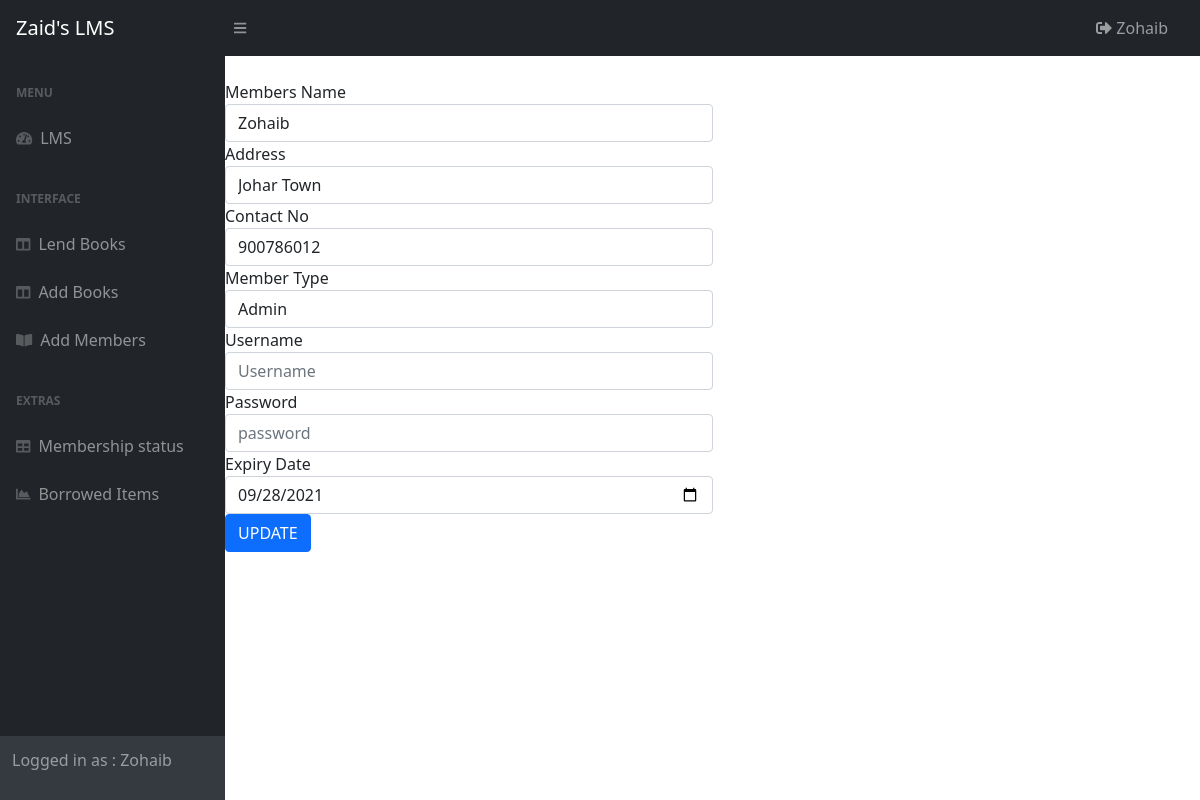
Page /modify_member.php?id=0 (signed in) on the committed database.
### tables this page shows
CREATE TABLE `member` (
  `member_id` int(11) NOT NULL,
  `name` varchar(255) NOT NULL,
  `address` varchar(255) NOT NULL,
  `contact_no` int(11) NOT NULL,
  `member_type` varchar(255) NOT NULL,
  `expiry_date` date NOT NULL,
  `created_at` timestamp NOT NULL DEFAULT CURRENT_TIMESTAMP,
  `username` varchar(255) NOT NULL,
  `password` varchar(255) NOT NULL
);

### modify_member.php (the view, shortened to what this page needs)
?><!DOCTYPE html>
<html lang="en">
    <head>
        <link href="https://cdn.jsdelivr.net/npm/simple-datatables@latest/dist/style.css" rel="stylesheet" />
        <link href="css/styles.css" rel="stylesheet" />
    </head>
    <body class="sb-nav-fixed">
        <?php include 'include/navigationbar.php'; ?>
        <div id="layoutSidenav">
        <?php include 'include/sidebar.php'; ?>
            </div>
            <div id="layoutSidenav_content">
                <main>
                    <?php
                    include('include/connection.php');
                    ?>
                     <form method="post" action="validation/modify_member.php">
                     <?php
                     if (isset($_GET['id'])){
                        $id = mysqli_real_escape_string($conn, $_GET['id']);
                        $sql = "SELECT * FROM member WHERE member_id = $id";
                        $result = mysqli_query($conn, $sql);
                        $member = mysqli_fetch_assoc($result);
                    }
                    ?>
                           <form method="post" action="validation/add_members.php">
                           <div class="col-6 form-group">
                            </div>
                            <div class="col-6 form-group">
                              <label for="membername">Members Name</label>
                              <input name="membername" type="text" class="form-control" placeholder="Members Name" value="<?php echo $member['name']?>" required="required" autofocus="autofocus">
                            </div>
                            <div class="col-6 form-group">
                                 <label for="memberaddress">Address</label>
                                  <input name="memberaddress" type="text" placeholder="Address" value="<?php echo $member['address']?>" class="form-control" required="required">
                          </div>
                              <div class="col-6 form-group">
                                  <label for="membercontactno">Contact No</label>
                                  <input name="membercontactno" type="text" placeholder="Contact No" value="<?php echo $member['contact_no']?>" class="form-control" required="required">
                                </div>
                                <div class="col-6 form-group">
                                <label for="member_type">Member Type</label>
                                    <select class="form-control" id="membertype" value="<?php echo $member['member_type']?>" name="membertype">
                                        <option>Admin</option>
                                    </select>
                                    </div>
                                    <div class="col-6 form-group">
                                  <label for="memberusername">Username</label>
                                  <input name="memberusername" type="text" placeholder="Username" class="form-control" required="required">
                                </div>
                                <div class="col-6 form-group">
                                  <label for="memberpassword">Password</label>
                                  <input name="memberpassword" type="password" placeholder="password" class="form-control" required="required">
                                </div>
                                  <div class="col-6 form-group">
                                    <label for="memberexpiry">Expiry Date</label>
                                    <input name="memberexpiry" type="date" placeholder="Expiry Date" value="<?php echo $member['expiry_date']?>" class="form-control" required="required">
                                  </div>
                          <div class="col-6 form-group">
                          <button class="btn btn-primary" type="submit" name="modify_member">UPDATE</button>
                          </div>
                        </div>
            </div>
    </body>
</html>

### rows in the picture
member: membername "Zohaib", memberaddress "Johar Town", membercontactno "900786012", membertype "Admin", memberexpiry "09/28/2021"
